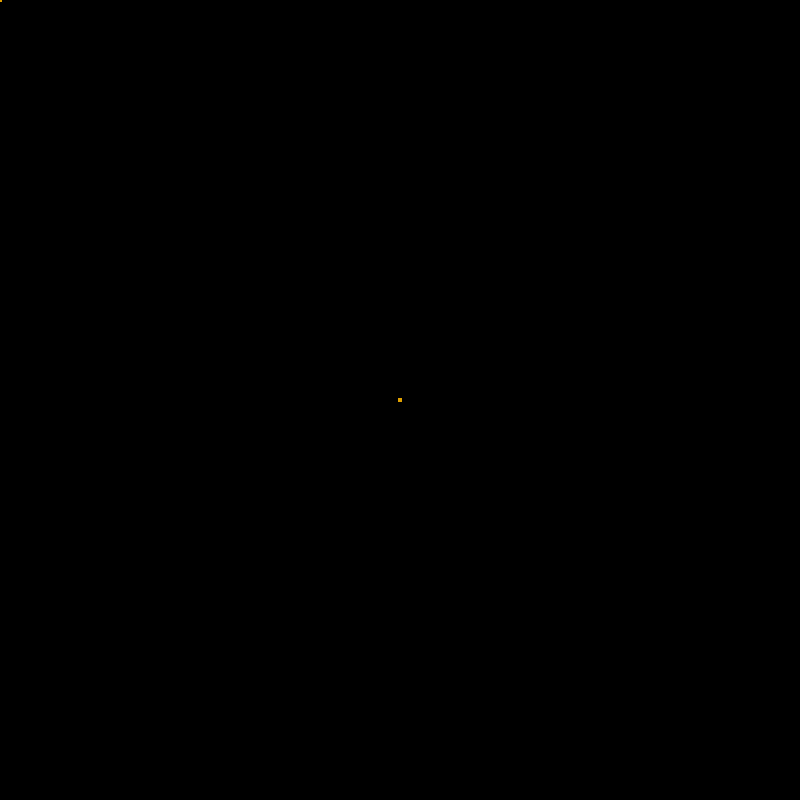
Frame 1 (no input)
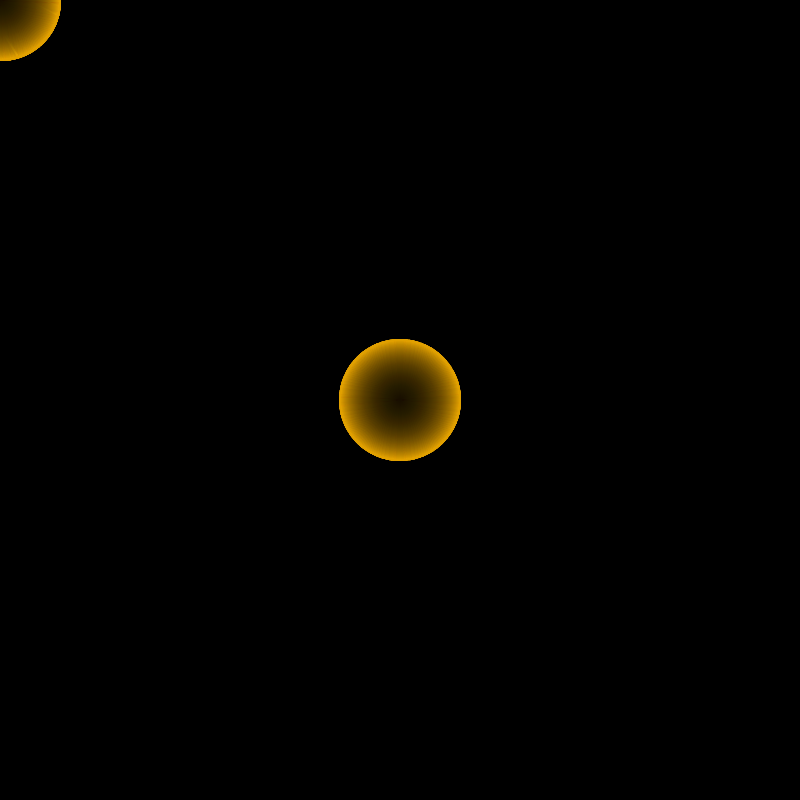
Frame 60 (no input)
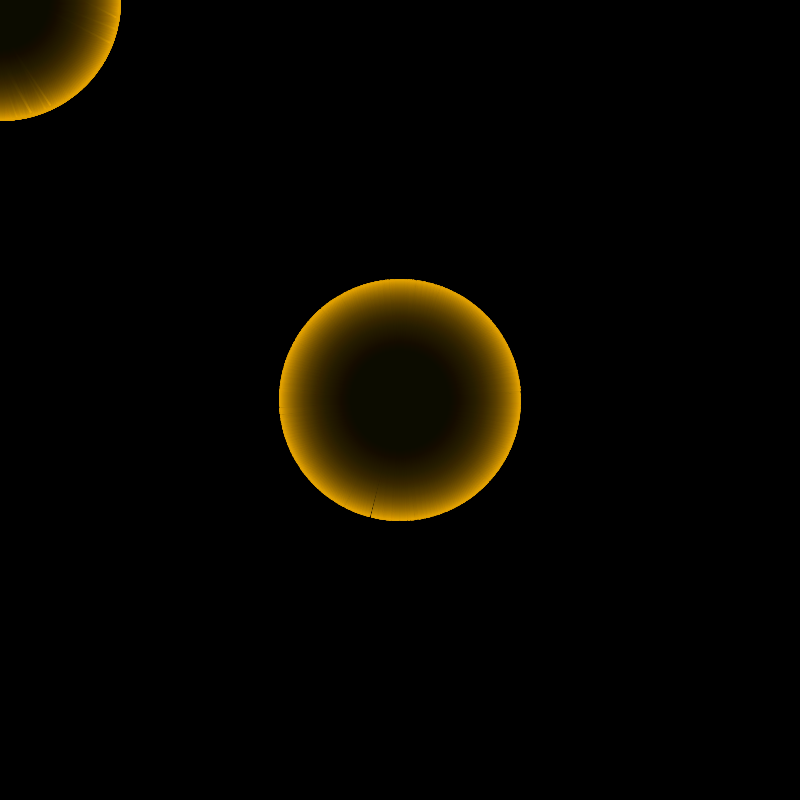
Frame 120 (the mouse pressed at the canvas centre since frame 60)

The p5.js sketch that drew these frames (run headless with seeded random() and noise() and a simulated clock; from frame 60 on, the mouse is pressed at the canvas centre):

// p5.js sketch
// ── sketch.js
// Based on Jone's paper of 2010
// Canvas configuration
let WIDTH = 800;
let HEIGHT = 800;
let pixelDens;
let blurring = 10;

// Blobs configuration
let blobs = [];
let numberBlobs; 
let densityPopulation = 0.15;

// Drawing configuration
// 0 -> White
// 1 -> Random
// 2 -> Yellow - Physarum like
let colorMode = 2; 
// 0 -> Border to border
// 1 -> Bouncing against walls
let continuousMode = 1; 
// -1 -> Center
// 0 -> Center + corners = fireworks
// 1 -> Spawn in a circle
let configuration = 0;
// 0 -> All at the same time
// 1 -> A certain  batch
let spawnMode = 0;

function setup() {
  // Create canvas
  cnv = createCanvas(WIDTH, HEIGHT);
  let sizeX = (windowWidth-width)/2;
  let sizeY = (windowHeight-height)/2;
  cnv.position(sizeX, sizeY);
  pixelDens = pixelDensity();
  angleMode(DEGREES);

  // Birth of blobs
  numberBlobs = min(densityPopulation*width*height, 5000);
  createBasicBlob();

  background(0);
}

function draw() {
  basicBlob();
}

//////////////////////////////////
/////////// Basic Blob ///////////
//////////////////////////////////

function createBasicBlob() {  
  if (configuration == 0) {
    // Center + corners = fireworks
    for (let i = 0; i < numberBlobs; i++) {
      if (i % 2 == 0) {
        blobs[i] = new Blobs(0, 0);
      } else {
        blobs[i] = new Blobs(width/2, height/2);
      }
    }
  } else if (configuration == -1) {
    for (let i = 0; i < numberBlobs; i++) {
      blobs[i] = new Blobs(width/2, height/2);
    }
  } else if (configuration == 1) {
    // Spawn in a circle
    let radius = 200;
    for (let i = 0; i < numberBlobs; i++) {
      let r = random(radius);
      let theta = random(360);
      blobs[i] = new Blobs(width/2 + r*cos(theta), height/2 + r*sin(theta), 180+theta);
    }
  } else if (configuration == 2) {
    for (let i = 0; i < numberBlobs; i++) {
      blobs[i] = new Blobs(random(width), random(height), random(360));
    }
  }
}

// Basic blob -> Lot of particles that come together
function basicBlob() {
  background(0, blurring);
  loadPixels();
  if (frameCount <= -1) {
    for (let i = 0; i < numberBlobs/2; i++) {
      blobs[i].update();
      blobs[i].display();
    }
  } else {
    for (let i = 0; i < numberBlobs; i++) {
      blobs[i].update();
      blobs[i].display();
    }
  }
}

class Blobs {
  constructor(x, y, heading=random(360)) {
    // Position
    this.x = x;
    this.y = y;
    this.r = 1;
    this.speed = 1;

    // Orientation
    this.heading = heading;
    this.vx = cos(this.heading);
    this.vy = sin(this.heading);

    // Sensors
    this.FL = createVector(0,0);
    this.F = createVector(0,0);
    this.FR = createVector(0,0);
    this.SO = 15;
    this.SA = 45; // 45 or 22.5 in the paper 
    this.RA = 45;
    this.steerStrength = random();
    this.reactionTime = 1; // Time between change of heading
    this.age = 0;

    // Blob color
    if (colorMode == 0) {
      this.red = 255;
      this.green = 255;
      this.blue = 255;
    } else if (colorMode == 1) {
      this.red = random(255);
      this.green = random(255);
      this.blue = random(255);
    } else if (colorMode == 2) {
      this.red = 225;
      this.green = 161;
      this.blue = 0;
    }
  } 

  update() {
    // Update blobs's life
    this.age += 1;

    // Update the position of each particles
    this.vx = cos(this.heading);
    this.vy = sin(this.heading);

    this.x += this.vx*this.speed;
    this.y += this.vy*this.speed;

    if (continuousMode == 0) {
      this.x = this.inRangeX(this.x);
      this.y = this.inRangeY(this.y);
    } else if (continuousMode == 1) {
      this.steerStrength = random();
      // Bouncing against borders
      if (this.x < 0) {
        this.x = 1;
        this.heading = 180 - this.heading + (0.5 - this.steerStrength)*40;
      } else if (this.x > width-1) {
        this.x = width-2;
        this.heading = 180 - this.heading + (0.5 - this.steerStrength)*40;
      }

      if (this.y < 0) {
        this.y = 1;
        this.heading = -this.heading + (0.5 - this.steerStrength)*40;
      } else if (this.y > height-1) {
        this.y = height-2;
        this.heading = -this.heading + (0.5 - this.steerStrength)*40;
      }    
    }

    // Get positions of each sensors
    this.F.x = this.inRangeX(this.x + this.SO*cos(this.heading));
    this.F.y = this.inRangeY(this.y + this.SO*sin(this.heading));

    this.FR.x = this.inRangeX(this.x + this.SO*cos(this.heading + this.SA));
    this.FR.y = this.inRangeY(this.y + this.SO*sin(this.heading + this.SA));

    this.FL.x = this.inRangeX(this.x + this.SO*cos(this.heading - this.SA));
    this.FL.y = this.inRangeY(this.y + this.SO*sin(this.heading - this.SA));

    if (this.age % this.reactionTime == 0) {
      // Get pixels of each sensors
      let index, l, f, r;    

      index = 4 * ((floor(this.FL.y) * pixelDens) * width * pixelDens + (floor(this.FL.x) * pixelDens));
      l = pixels[index];

      index = 4 * ((floor(this.F.y) * pixelDens) * width * pixelDens + (floor(this.F.x) * pixelDens));
      f = pixels[index];

      index = 4 * ((floor(this.FR.y) * pixelDens) * width * pixelDens + (floor(this.FR.x) * pixelDens));
      r = pixels[index];

      this.steerStrength = random();
      // From Jones' paper of 2010
      if ((f > l) && (f > r)) {
        // Keeping the same direction
      } 
      else if ((f < l) && (f < r)) {
        if (random() < 0.5) {
          this.heading += this.RA*this.steerStrength;
        } else {
          this.heading -= this.RA*this.steerStrength;
        }
      }
      else if (l < r) {
        this.heading += this.RA*this.steerStrength;
      } else if (r < l) {
        this.heading -= this.RA*this.steerStrength;
      } else {
        // Keeping the same direction
      }
    }
  }

  display() {
    fill(this.red, this.green, this.blue);
    noStroke();
    ellipse(this.x, this.y, 2*this.r, 2*this.r);
  }

  inRangeX(x) {
    return (x + width) % width;
  }

  inRangeY(y) {
    return (y + height) % height;
  }
}




/////////////////////////////////////
// Implementation with Trails Maps //
/////////////////////////////////////

let numberSpecies = 1;
let trailMaps = [];
